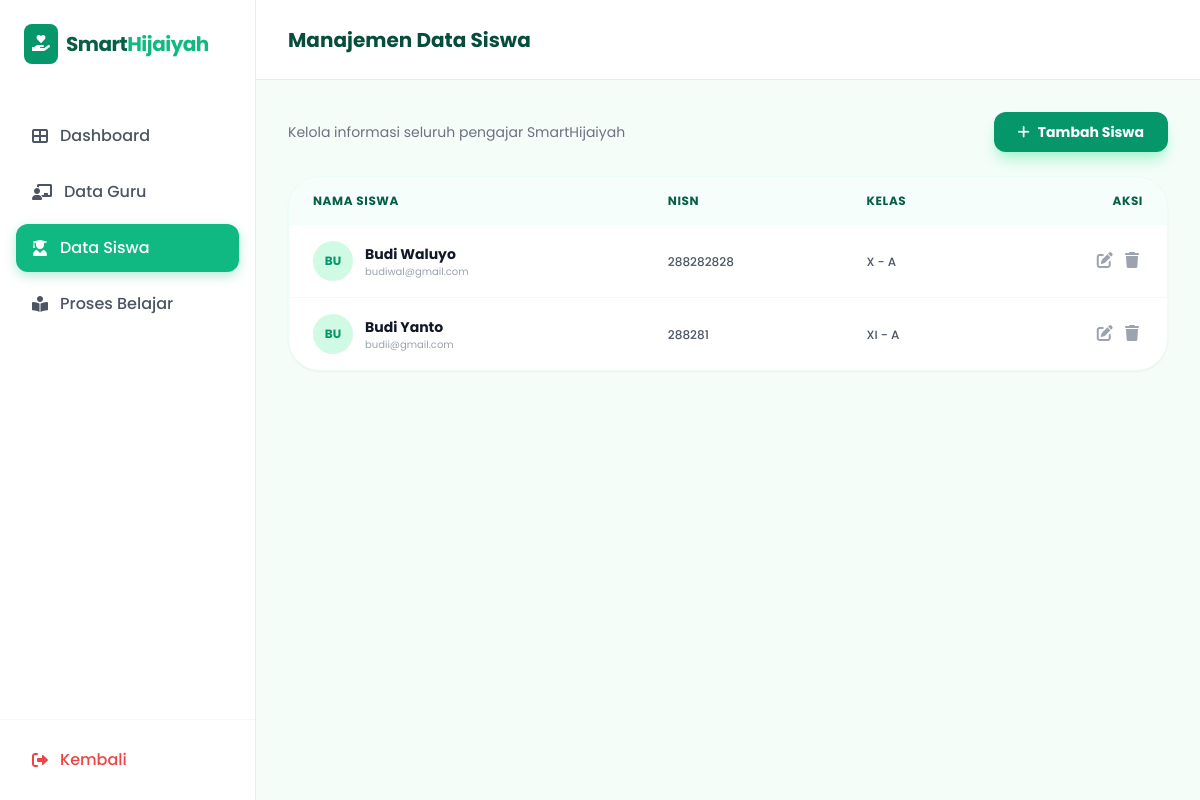
Page /data-siswa on the committed database.
### tables this page shows
CREATE TABLE siswa (
            id INTEGER PRIMARY KEY AUTOINCREMENT,
            nama TEXT NOT NULL,
            nisn TEXT NOT NULL,
            kelas TEXT NOT NULL,
            email TEXT
        );

### app.py (the view)
@app.route('/data-siswa')
def data_siswa():
    conn = get_db_connection()
    siswas = conn.execute("SELECT * FROM siswa").fetchall()
    conn.close()
    return render_template('dashboard/data-siswa.html', siswas=siswas)

### app.py (called while the page is built)
def get_db_connection():
    conn = sqlite3.connect(DATABASE)
    conn.row_factory = sqlite3.Row
    return conn

### templates/dashboard/data-siswa.html (shortened to what this page needs)
<!doctype html>
<html lang="id">
  <head>
    <script src="https://cdn.tailwindcss.com"></script>
    <link
      rel="stylesheet"
      href="https://cdnjs.cloudflare.com/ajax/libs/font-awesome/6.0.0/css/all.min.css"
    />
  </head>
  <body class="bg-emerald-50/50 text-gray-800 overflow-hidden">
    <div class="flex h-screen">
      <aside
        class="w-64 bg-white border-r border-emerald-100 flex flex-col hidden md:flex"
      >
        <div class="p-6">
          <div class="flex items-center space-x-2">
            <div class="bg-emerald-600 p-2 rounded-lg text-white">
              <i class="fas fa-hand-holding-heart"></i>
            </div>
            <span class="text-xl font-bold text-emerald-800 tracking-tight"
              >Smart<span class="text-emerald-500">Hijaiyah</span></span
            >
          </div>
        </div>
        <nav class="mt-6 px-4 flex-grow space-y-2">
          <a
            href="/dashboard"
            class="w-full flex items-center space-x-3 px-4 py-3 rounded-xl transition duration-200 text-gray-600 hover:bg-emerald-50"
          >
            <i class="fas fa-th-large"></i>
            <span class="font-medium">Dashboard</span>
          </a>
          <a
            href="/data-guru"
            class="w-full flex items-center space-x-3 px-4 py-3 rounded-xl transition duration-200 text-gray-600 hover:bg-emerald-50"
          >
            <i class="fas fa-chalkboard-teacher"></i>
            <span class="font-medium">Data Guru</span>
          </a>
          <a
            href="/data-siswa"
            class="w-full flex items-center space-x-3 px-4 py-3 rounded-xl transition duration-200 active-link"
          >
            <i class="fas fa-user-graduate"></i>
            <span class="font-medium">Data Siswa</span>
          </a>
          <a
            href="/proses-belajar"
            class="w-full flex items-center space-x-3 px-4 py-3 rounded-xl transition duration-200 text-gray-600 hover:bg-emerald-50"
          >
            <i class="fas fa-book-reader"></i>
            <span class="font-medium">Proses Belajar</span>
          </a>
        </nav>
        <div class="p-4 border-t border-emerald-50">
          <a
            href="/"
            class="w-full flex items-center space-x-3 px-4 py-3 rounded-xl text-red-500 hover:bg-red-50 transition"
          >
            <i class="fas fa-sign-out-alt"></i>
            <span class="font-medium">Kembali</span>
          </a>
        </div>
      </aside>
      <main class="flex-grow flex flex-col h-full overflow-hidden">
        <header
          class="h-20 bg-white border-b border-emerald-100 flex items-center justify-between px-8 shrink-0"
        >
          <h2 class="text-xl font-bold text-emerald-900">
            Manajemen Data Siswa
          </h2>
        </header>
        <div class="p-8 overflow-y-auto custom-scrollbar flex-grow">
          <div class="space-y-6">
            <div class="flex justify-between items-center">
              <div>
                <p class="text-gray-500 text-sm">
                  Kelola informasi seluruh pengajar SmartHijaiyah
                </p>
              </div>
              <button
                onclick="toggleModal('modal-tambah-siswa')"
                class="bg-emerald-600 hover:bg-emerald-700 text-white px-6 py-2.5 rounded-xl font-bold text-sm shadow-lg shadow-emerald-200 transition flex items-center"
              >
                <i class="fas fa-plus mr-2"></i> Tambah Siswa
              </button>
            </div>
            <div
              class="bg-white rounded-[2rem] border border-emerald-50 shadow-sm overflow-hidden"
            >
              <table class="w-full text-left">
                <thead class="bg-emerald-50/50">
                  <tr>
                    <th
                      class="px-6 py-4 text-xs font-bold text-emerald-800 uppercase tracking-wider"
                    >
                      Nama Siswa
                    </th>
                    <th
                      class="px-6 py-4 text-xs font-bold text-emerald-800 uppercase tracking-wider"
                    >
                      NISN
                    </th>
                    <th
                      class="px-6 py-4 text-xs font-bold text-emerald-800 uppercase tracking-wider"
                    >
                      Kelas
                    </th>
                    <th
                      class="px-6 py-4 text-xs font-bold text-emerald-800 uppercase tracking-wider text-right"
                    >
                      Aksi
                    </th>
                  </tr>
                </thead>
                <tbody class="divide-y divide-emerald-50">
                  {% for siswa in siswas %}
                  <tr class="hover:bg-emerald-50/30 transition">
                    <td class="px-6 py-4 flex items-center space-x-3">
                      <div
                        class="w-10 h-10 rounded-full bg-emerald-100 flex items-center justify-center text-emerald-600 font-bold text-xs"
                      >
                        {{ siswa.nama[:2] | upper }}
                      </div>
                      <div>
                        <p class="text-sm font-bold text-gray-900">
                          {{ siswa.nama }}
                        </p>
                        <p class="text-[10px] text-gray-400">
                          {{ siswa.email }}
                        </p>
                      </div>
                    </td>
                    <td class="px-6 py-4">
                      <span class="text-xs font-medium text-gray-600">
                        {{ siswa.nisn }}
                      </span>
                    </td>
                    <td class="px-6 py-4">
                      <span class="text-xs font-medium text-gray-600">
                        {{ siswa.kelas }}
                      </span>
                    </td>
                    <td class="px-6 py-4 text-right">
                      <button
                        onclick="openEditModal(
          '{{ siswa.id }}',
          '{{ siswa.nama }}',
          '{{ siswa.nisn }}',
          '{{ siswa.kelas }}',
          '{{ siswa.email }}'
        )"
                        class="text-gray-400 hover:text-emerald-600 mx-1"
                      >
                        <i class="fas fa-edit"></i>
                      </button>
                      <a
                        href="/hapus-siswa/{{ siswa.id }}"
                        onclick="
                          return confirm('Yakin ingin menghapus siswa ini?');
                        "
                        class="text-gray-400 hover:text-red-500 mx-1"
                      >
                        <i class="fas fa-trash"></i>
                      </a>
                    </td>
                  </tr>
                  {% endfor %}
                </tbody>
              </table>
            </div>
          </div>
        </div>
      </main>
    </div>
  </body>
</html>

### templates/dashboard/data-siswa.html (style rules this page uses)
body { font-family: "Poppins", sans-serif; }
.active-link { background-color: #10b981; color: white; box-shadow: 0 4px 12px rgba(16, 185, 129, 0.3); }

### rows in the picture
siswa: nama "BU", nama "Budi Waluyo", email "budiwal@gmail.com", nisn "288282828", kelas "X - A"
siswa: nama "BU", nama "Budi Yanto", email "budii@gmail.com", nisn "288281", kelas "XI - A"
